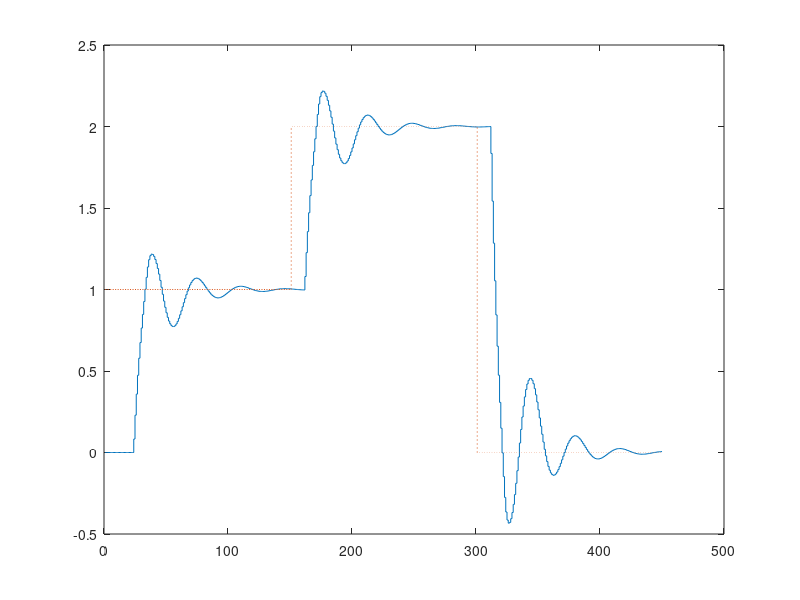

Write MATLAB code to recreate this figure.
Kk=0.388;
Tk=20;
Kr=0.6*Kk;
Ti=0.5*Tk;
Td=0.12*Tk;
%inicjalizacja
Tp=0.5;
a1=-1.693; 
a0=0.7145; 
b1=0.06093; 
b0=0.05447;
r2=(Kr*Td)/Tp; 
r1=(-Kr)*( 2*Td/Tp - Tp/(2*Ti) + 1); 
r0= Kr*(Td/Tp + Tp/(2*Ti) +1);
Ts=450; %koniec symulacji
%warunki początkowe
u(1:12)=0; y(1:12)=0;
yzad(1:150)=1; yzad(151:300)=2; yzad(301:Ts)=0;
e(1:12)=0;
for k=13:Ts %główna pętla symulacyjna
%symulacja obiektu
y(k)=b1*u(k-11)+b0*u(k-12)-a1*y(k-1)-a0*y(k-2);
%uchyb regulacji
e(k)=yzad(k)-y(k);
%sygnał sterujący regulatora PID
u(k)=r2*e(k-2)+r1*e(k-1)+r0*e(k)+u(k-1);
end
%wyniki symulacji
figure; stairs(y); hold on; stairs(yzad,':');
%print("z2pid.png","-dpng","-r400")